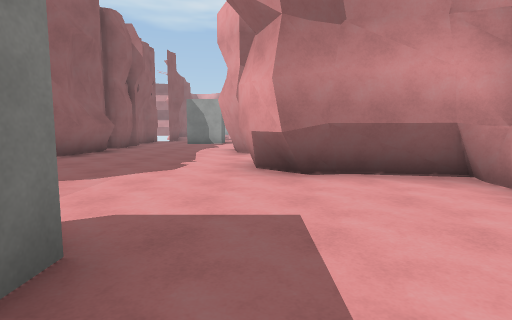
[1] (above)

24 first-person views from a walk through a scene from a Unity 3-D project. The camera is 1.4 m above the floor, tilts 6° down and sees 80° across. The floor is counted in squares, 2 m on a side. Each view is taken from the middle of a square. On the plan, view 1 faces up. The plan holds only what a view shows up to about 10 squares ahead; the rest is blank. The place goes on beyond the plan. The player is left out. Surface patterns are stand-ins for the level's own textures.

[2]
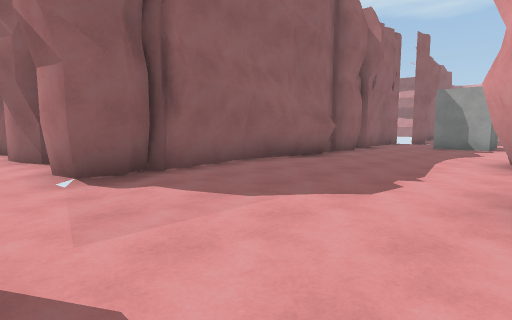

[3]
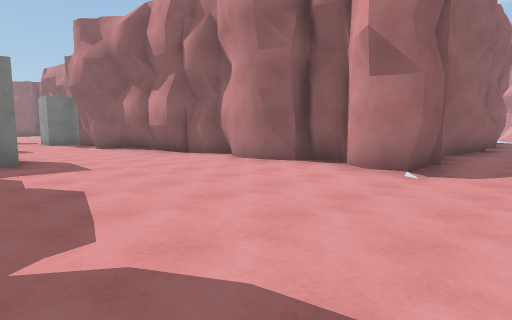

[4]
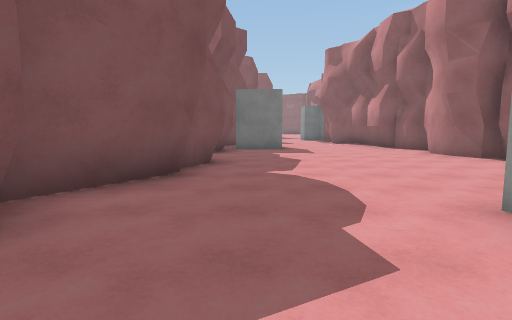

[5]
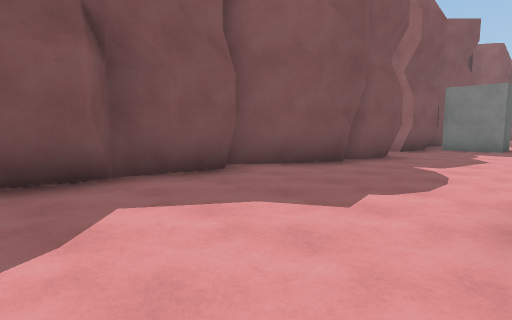

[6]
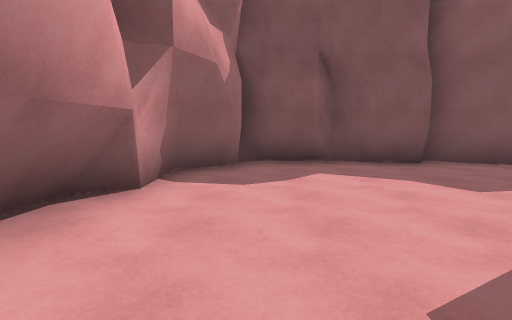

[7]
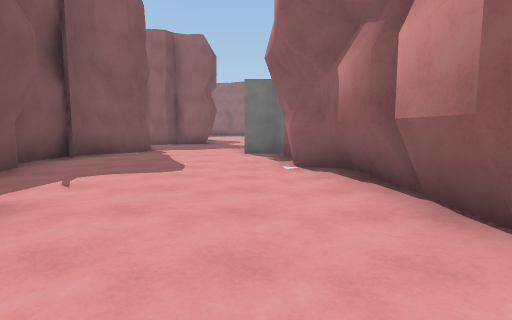

[8]
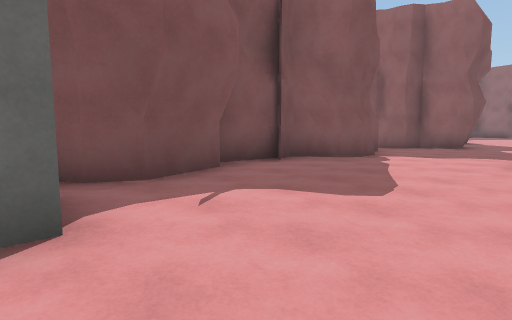

[9]
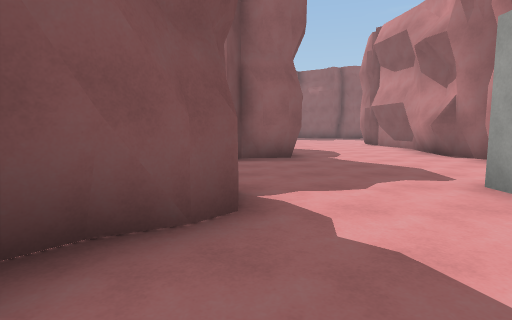

[10]
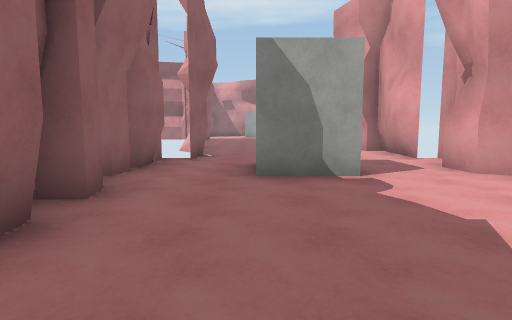

[11]
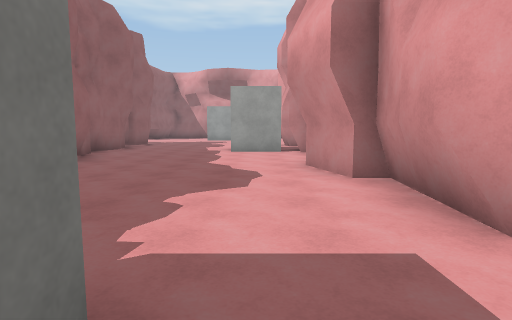

[12]
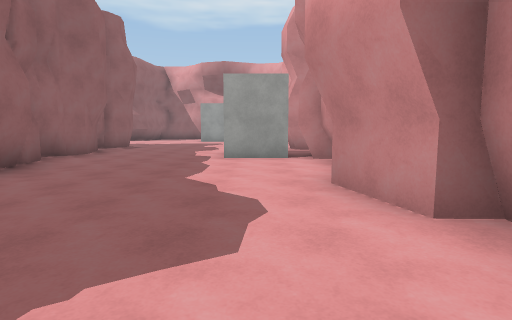

[13]
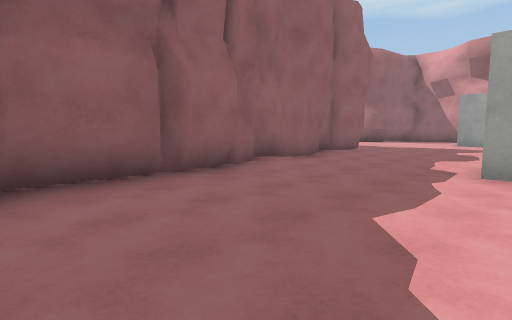

[14]
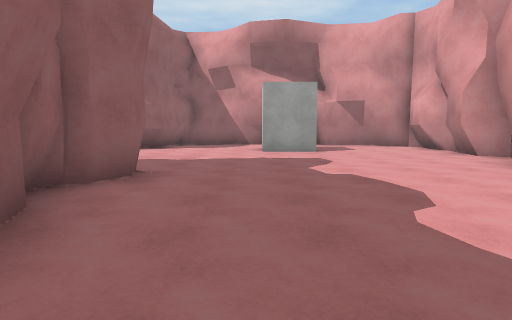

[15]
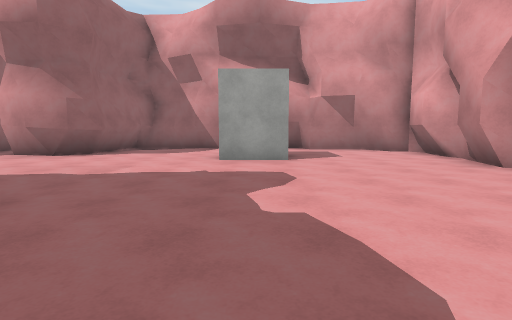

[16]
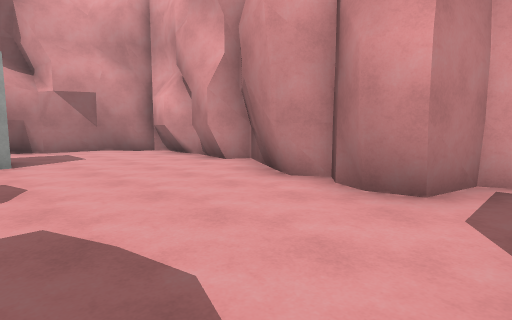

[17]
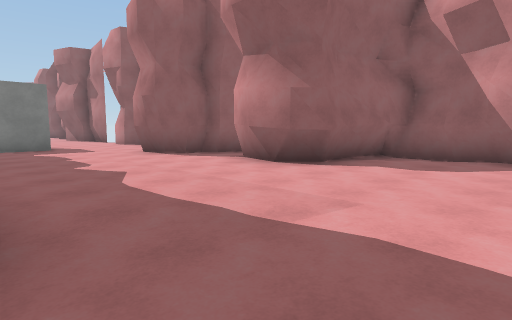

[18]
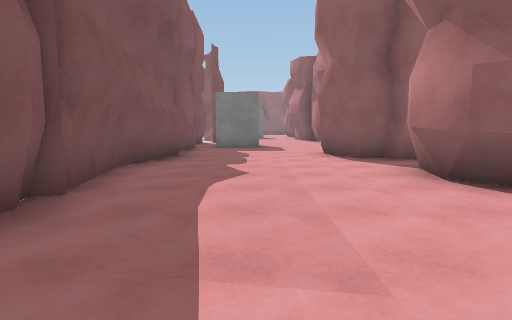

[19]
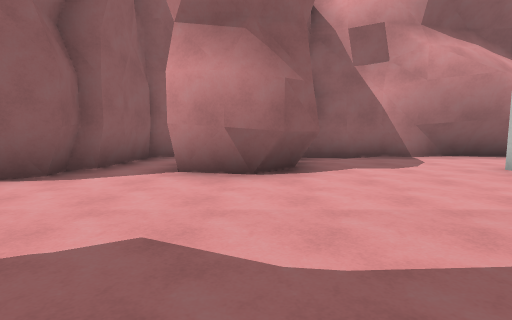

[20]
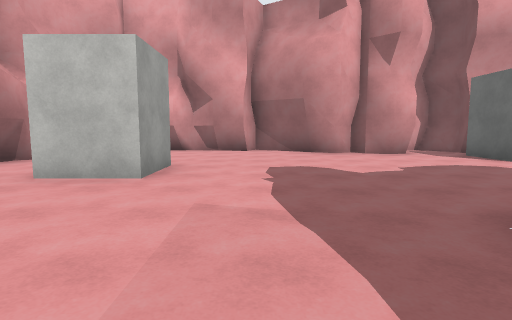

[21]
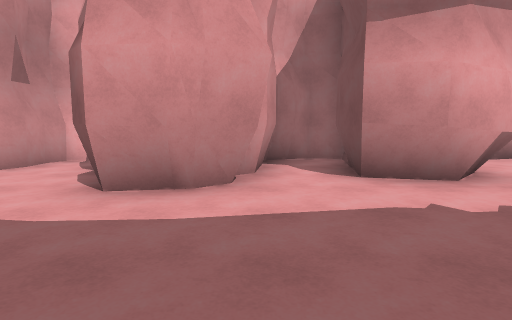

[22]
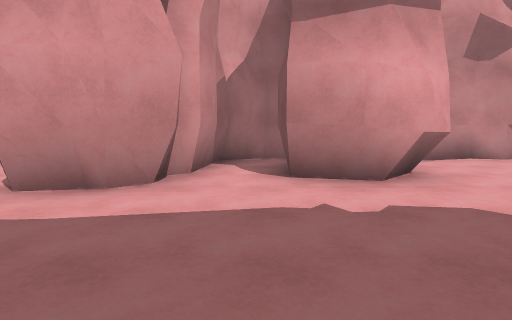

[23]
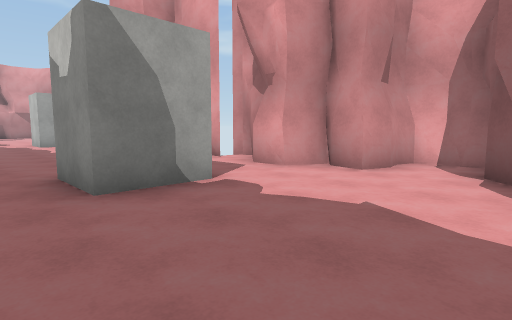

[24]
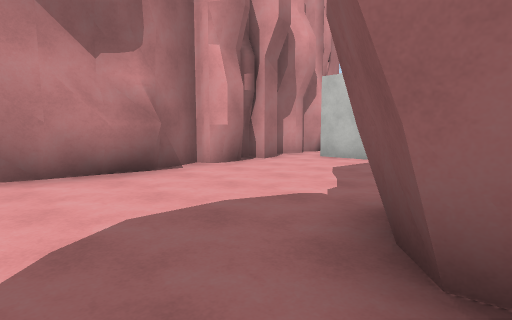

### Floor plan
Key: @ floor where view 1 was taken; # wall or solid block; . main floor; - floor 0.25 m lower than the main floor; / step, stairs or slope.
Columns run from 25 left of view 1 to 3 right of it. Each row starts with its distance up from view 1.
 36               ##  ######
 35               #.  #...#####
 34               #.  #.......##
 33               #.###...#...##
 32            ..##.......#....#
 31           ................##
 30           #................#
 29           #...............##
 28            #.###..##......#
 27                #####......#
 26                    #.....###
 25                    #.......#
 24                    #....####
 23                    #.....##
 22                    #......#
 21                    ##.....
 20                    ##....##
 19                     #-....#
 18                     #-....#
 17                     #.....#
 16                     #.....#
 15                     #.....#
 14                     #.##..#
 13                     ......##
 12                     #......##
 11                     #.......#
 10                     #....##
  9                     #....##
  8                     #....####
  7                     #.......#
  6                     #....####
  5                     #....####
  4      ####        ####/......#
  3 ######..# ########..#.......#
  2 .......####.................#
  1 .......##.--...........#....#
  0 .........................@..#
 -1 ..##........................#
 -2 .###..........##............#
 -3    #..####.######..##......##
 -4          ###    ##  ##.#####
 -5                      ####

Positions as (right, up) in squares from view 1, and headings:
1: (0, 0), facing up
2: (0, 2), facing up-left
3: (-3, -2), facing up-left
4: (0, -2), facing left
5: (1, 0), facing down-left
6: (1, 2), facing down
7: (-9, 1), facing left
8: (-11, 1), facing down-left
9: (-15, -2), facing left
10: (-3, 9), facing up
11: (-1, 14), facing up
12: (-1, 16), facing up
13: (-1, 18), facing up-left
14: (-4, 23), facing up
15: (-3, 25), facing up
16: (-3, 25), facing up-right
17: (-4, 28), facing up-left
18: (-4, 30), facing left
19: (-8, 28), facing up
20: (-8, 30), facing right
21: (-4, 8), facing right
22: (-4, 7), facing right
23: (-4, 10), facing up-right
24: (-25, -2), facing up-right
